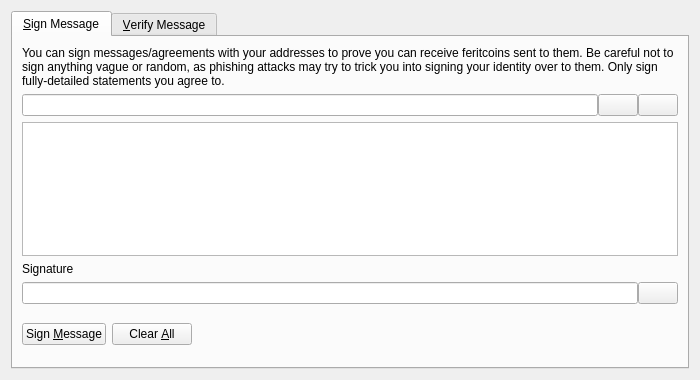
<?xml version="1.0" encoding="UTF-8"?>
<ui version="4.0">
 <class>SignVerifyMessageDialog</class>
 <widget class="QDialog" name="SignVerifyMessageDialog">
  <property name="geometry">
   <rect>
    <x>0</x>
    <y>0</y>
    <width>700</width>
    <height>380</height>
   </rect>
  </property>
  <property name="windowTitle">
   <string>Signatures - Sign / Verify a Message</string>
  </property>
  <property name="modal">
   <bool>true</bool>
  </property>
  <layout class="QVBoxLayout" name="verticalLayout">
   <item>
    <widget class="QTabWidget" name="tabWidget">
     <property name="currentIndex">
      <number>0</number>
     </property>
     <widget class="QWidget" name="tabSignMessage">
      <attribute name="title">
       <string>&amp;Sign Message</string>
      </attribute>
      <layout class="QVBoxLayout" name="verticalLayout_SM">
       <item>
        <widget class="QLabel" name="infoLabel_SM">
         <property name="text">
          <string>You can sign messages/agreements with your addresses to prove you can receive feritcoins sent to them. Be careful not to sign anything vague or random, as phishing attacks may try to trick you into signing your identity over to them. Only sign fully-detailed statements you agree to.</string>
         </property>
         <property name="textFormat">
          <enum>Qt::PlainText</enum>
         </property>
         <property name="wordWrap">
          <bool>true</bool>
         </property>
        </widget>
       </item>
       <item>
        <layout class="QHBoxLayout" name="horizontalLayout_1_SM">
         <property name="spacing">
          <number>0</number>
         </property>
         <item>
          <widget class="QValidatedLineEdit" name="addressIn_SM">
           <property name="toolTip">
            <string>The Feritcoin address to sign the message with</string>
           </property>
          </widget>
         </item>
         <item>
          <widget class="QPushButton" name="addressBookButton_SM">
           <property name="toolTip">
            <string>Choose previously used address</string>
           </property>
           <property name="text">
            <string/>
           </property>
           <property name="icon">
            <iconset resource="../feritcoin.qrc">
             <normaloff>:/icons/address-book</normaloff>:/icons/address-book</iconset>
           </property>
           <property name="shortcut">
            <string>Alt+A</string>
           </property>
           <property name="autoDefault">
            <bool>false</bool>
           </property>
          </widget>
         </item>
         <item>
          <widget class="QPushButton" name="pasteButton_SM">
           <property name="toolTip">
            <string>Paste address from clipboard</string>
           </property>
           <property name="text">
            <string/>
           </property>
           <property name="icon">
            <iconset resource="../feritcoin.qrc">
             <normaloff>:/icons/editpaste</normaloff>:/icons/editpaste</iconset>
           </property>
           <property name="shortcut">
            <string>Alt+P</string>
           </property>
           <property name="autoDefault">
            <bool>false</bool>
           </property>
          </widget>
         </item>
        </layout>
       </item>
       <item>
        <widget class="QPlainTextEdit" name="messageIn_SM">
         <property name="toolTip">
          <string>Enter the message you want to sign here</string>
         </property>
        </widget>
       </item>
       <item>
        <widget class="QLabel" name="signatureLabel_SM">
         <property name="text">
          <string>Signature</string>
         </property>
         <property name="textFormat">
          <enum>Qt::PlainText</enum>
         </property>
        </widget>
       </item>
       <item>
        <layout class="QHBoxLayout" name="horizontalLayout_2_SM">
         <property name="spacing">
          <number>0</number>
         </property>
         <item>
          <widget class="QLineEdit" name="signatureOut_SM">
           <property name="font">
            <font>
             <italic>true</italic>
            </font>
           </property>
           <property name="readOnly">
            <bool>true</bool>
           </property>
          </widget>
         </item>
         <item>
          <widget class="QPushButton" name="copySignatureButton_SM">
           <property name="toolTip">
            <string>Copy the current signature to the system clipboard</string>
           </property>
           <property name="text">
            <string/>
           </property>
           <property name="icon">
            <iconset resource="../feritcoin.qrc">
             <normaloff>:/icons/editcopy</normaloff>:/icons/editcopy</iconset>
           </property>
           <property name="autoDefault">
            <bool>false</bool>
           </property>
          </widget>
         </item>
        </layout>
       </item>
       <item>
        <layout class="QHBoxLayout" name="horizontalLayout_3_SM">
         <item>
          <widget class="QPushButton" name="signMessageButton_SM">
           <property name="toolTip">
            <string>Sign the message to prove you own this Feritcoin address</string>
           </property>
           <property name="text">
            <string>Sign &amp;Message</string>
           </property>
           <property name="icon">
            <iconset resource="../feritcoin.qrc">
             <normaloff>:/icons/edit</normaloff>:/icons/edit</iconset>
           </property>
           <property name="autoDefault">
            <bool>false</bool>
           </property>
          </widget>
         </item>
         <item>
          <widget class="QPushButton" name="clearButton_SM">
           <property name="toolTip">
            <string>Reset all sign message fields</string>
           </property>
           <property name="text">
            <string>Clear &amp;All</string>
           </property>
           <property name="icon">
            <iconset resource="../feritcoin.qrc">
             <normaloff>:/icons/remove</normaloff>:/icons/remove</iconset>
           </property>
           <property name="autoDefault">
            <bool>false</bool>
           </property>
          </widget>
         </item>
         <item>
          <spacer name="horizontalSpacer_1_SM">
           <property name="orientation">
            <enum>Qt::Horizontal</enum>
           </property>
           <property name="sizeHint" stdset="0">
            <size>
             <width>40</width>
             <height>48</height>
            </size>
           </property>
          </spacer>
         </item>
         <item>
          <widget class="QLabel" name="statusLabel_SM">
           <property name="font">
            <font>
             <weight>75</weight>
             <bold>true</bold>
            </font>
           </property>
           <property name="text">
            <string/>
           </property>
           <property name="wordWrap">
            <bool>true</bool>
           </property>
          </widget>
         </item>
         <item>
          <spacer name="horizontalSpacer_2_SM">
           <property name="orientation">
            <enum>Qt::Horizontal</enum>
           </property>
           <property name="sizeHint" stdset="0">
            <size>
             <width>40</width>
             <height>48</height>
            </size>
           </property>
          </spacer>
         </item>
        </layout>
       </item>
      </layout>
     </widget>
     <widget class="QWidget" name="tabVerifyMessage">
      <attribute name="title">
       <string>&amp;Verify Message</string>
      </attribute>
      <layout class="QVBoxLayout" name="verticalLayout_VM">
       <item>
        <widget class="QLabel" name="infoLabel_VM">
         <property name="text">
          <string>Enter the receiver's address, message (ensure you copy line breaks, spaces, tabs, etc. exactly) and signature below to verify the message. Be careful not to read more into the signature than what is in the signed message itself, to avoid being tricked by a man-in-the-middle attack. Note that this only proves the signing party receives with the address, it cannot prove sendership of any transaction!</string>
         </property>
         <property name="textFormat">
          <enum>Qt::PlainText</enum>
         </property>
         <property name="alignment">
          <set>Qt::AlignLeading|Qt::AlignLeft|Qt::AlignTop</set>
         </property>
         <property name="wordWrap">
          <bool>true</bool>
         </property>
        </widget>
       </item>
       <item>
        <layout class="QHBoxLayout" name="horizontalLayout_1_VM">
         <property name="spacing">
          <number>0</number>
         </property>
         <item>
          <widget class="QValidatedLineEdit" name="addressIn_VM">
           <property name="toolTip">
            <string>The Feritcoin address the message was signed with</string>
           </property>
          </widget>
         </item>
         <item>
          <widget class="QPushButton" name="addressBookButton_VM">
           <property name="toolTip">
            <string>Choose previously used address</string>
           </property>
           <property name="text">
            <string/>
           </property>
           <property name="icon">
            <iconset resource="../feritcoin.qrc">
             <normaloff>:/icons/address-book</normaloff>:/icons/address-book</iconset>
           </property>
           <property name="shortcut">
            <string>Alt+A</string>
           </property>
           <property name="autoDefault">
            <bool>false</bool>
           </property>
          </widget>
         </item>
        </layout>
       </item>
       <item>
        <widget class="QPlainTextEdit" name="messageIn_VM"/>
       </item>
       <item>
        <widget class="QValidatedLineEdit" name="signatureIn_VM"/>
       </item>
       <item>
        <layout class="QHBoxLayout" name="horizontalLayout_2_VM">
         <item>
          <widget class="QPushButton" name="verifyMessageButton_VM">
           <property name="toolTip">
            <string>Verify the message to ensure it was signed with the specified Feritcoin address</string>
           </property>
           <property name="text">
            <string>Verify &amp;Message</string>
           </property>
           <property name="icon">
            <iconset resource="../feritcoin.qrc">
             <normaloff>:/icons/transaction_0</normaloff>:/icons/transaction_0</iconset>
           </property>
           <property name="autoDefault">
            <bool>false</bool>
           </property>
          </widget>
         </item>
         <item>
          <widget class="QPushButton" name="clearButton_VM">
           <property name="toolTip">
            <string>Reset all verify message fields</string>
           </property>
           <property name="text">
            <string>Clear &amp;All</string>
           </property>
           <property name="icon">
            <iconset resource="../feritcoin.qrc">
             <normaloff>:/icons/remove</normaloff>:/icons/remove</iconset>
           </property>
           <property name="autoDefault">
            <bool>false</bool>
           </property>
          </widget>
         </item>
         <item>
          <spacer name="horizontalSpacer_1_VM">
           <property name="orientation">
            <enum>Qt::Horizontal</enum>
           </property>
           <property name="sizeHint" stdset="0">
            <size>
             <width>40</width>
             <height>48</height>
            </size>
           </property>
          </spacer>
         </item>
         <item>
          <widget class="QLabel" name="statusLabel_VM">
           <property name="font">
            <font>
             <weight>75</weight>
             <bold>true</bold>
            </font>
           </property>
           <property name="text">
            <string/>
           </property>
           <property name="wordWrap">
            <bool>true</bool>
           </property>
          </widget>
         </item>
         <item>
          <spacer name="horizontalSpacer_2_VM">
           <property name="orientation">
            <enum>Qt::Horizontal</enum>
           </property>
           <property name="sizeHint" stdset="0">
            <size>
             <width>40</width>
             <height>48</height>
            </size>
           </property>
          </spacer>
         </item>
        </layout>
       </item>
      </layout>
     </widget>
    </widget>
   </item>
  </layout>
 </widget>
 <customwidgets>
  <customwidget>
   <class>QValidatedLineEdit</class>
   <extends>QLineEdit</extends>
   <header>qt/qvalidatedlineedit.h</header>
  </customwidget>
 </customwidgets>
 <resources>
  <include location="../feritcoin.qrc"/>
 </resources>
 <connections/>
</ui>
